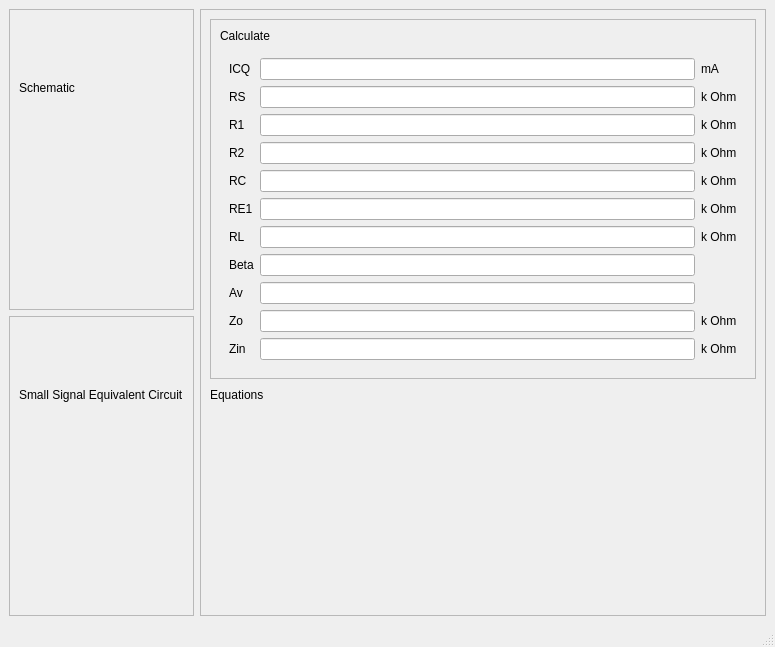
<?xml version="1.0" encoding="UTF-8"?>
<ui version="4.0">
 <class>CommonEmitter</class>
 <widget class="QMainWindow" name="CommonEmitter">
  <property name="geometry">
   <rect>
    <x>0</x>
    <y>0</y>
    <width>775</width>
    <height>647</height>
   </rect>
  </property>
  <property name="windowTitle">
   <string>Common Emitter Feedback Amplifier</string>
  </property>
  <widget class="QWidget" name="centralwidget">
   <layout class="QGridLayout" name="gridLayout">
    <item row="0" column="0">
     <layout class="QVBoxLayout" name="verticalLayout_2">
      <item>
       <widget class="QFrame" name="frame_4">
        <property name="sizePolicy">
         <sizepolicy hsizetype="Minimum" vsizetype="Minimum">
          <horstretch>0</horstretch>
          <verstretch>0</verstretch>
         </sizepolicy>
        </property>
        <property name="frameShape">
         <enum>QFrame::StyledPanel</enum>
        </property>
        <property name="frameShadow">
         <enum>QFrame::Raised</enum>
        </property>
        <layout class="QVBoxLayout" name="verticalLayout_9">
         <item>
          <layout class="QVBoxLayout" name="verticalLayout_10">
           <item>
            <widget class="QLabel" name="label_7">
             <property name="text">
              <string>Schematic</string>
             </property>
            </widget>
           </item>
           <item>
            <widget class="QLabel" name="label_8">
             <property name="text">
              <string/>
             </property>
             <property name="pixmap">
              <pixmap>Schematic.png</pixmap>
             </property>
             <property name="alignment">
              <set>Qt::AlignCenter</set>
             </property>
            </widget>
           </item>
          </layout>
         </item>
        </layout>
       </widget>
      </item>
      <item>
       <widget class="QFrame" name="frame_5">
        <property name="frameShape">
         <enum>QFrame::StyledPanel</enum>
        </property>
        <property name="frameShadow">
         <enum>QFrame::Raised</enum>
        </property>
        <layout class="QVBoxLayout" name="verticalLayout_11">
         <item>
          <layout class="QVBoxLayout" name="verticalLayout_12">
           <item>
            <widget class="QLabel" name="label_9">
             <property name="text">
              <string>Small Signal Equivalent Circuit</string>
             </property>
            </widget>
           </item>
           <item>
            <widget class="QLabel" name="label_10">
             <property name="text">
              <string/>
             </property>
             <property name="pixmap">
              <pixmap>SmallSignal.png</pixmap>
             </property>
             <property name="alignment">
              <set>Qt::AlignCenter</set>
             </property>
            </widget>
           </item>
          </layout>
         </item>
        </layout>
       </widget>
      </item>
     </layout>
    </item>
    <item row="0" column="1">
     <layout class="QVBoxLayout" name="verticalLayout_16">
      <item>
       <widget class="QFrame" name="frame_6">
        <property name="frameShape">
         <enum>QFrame::StyledPanel</enum>
        </property>
        <property name="frameShadow">
         <enum>QFrame::Raised</enum>
        </property>
        <layout class="QVBoxLayout" name="verticalLayout_13">
         <item>
          <layout class="QVBoxLayout" name="verticalLayout_14">
           <item>
            <widget class="QFrame" name="frame_7">
             <property name="frameShape">
              <enum>QFrame::StyledPanel</enum>
             </property>
             <property name="frameShadow">
              <enum>QFrame::Raised</enum>
             </property>
             <layout class="QHBoxLayout" name="horizontalLayout">
              <item>
               <layout class="QVBoxLayout" name="verticalLayout_17">
                <item>
                 <widget class="QLabel" name="label_13">
                  <property name="text">
                   <string>Calculate</string>
                  </property>
                 </widget>
                </item>
                <item>
                 <widget class="QFrame" name="frame">
                  <layout class="QGridLayout" name="gridLayout_2">
                   <item row="3" column="0">
                    <widget class="QLabel" name="label_24">
                     <property name="text">
                      <string>R2</string>
                     </property>
                    </widget>
                   </item>
                   <item row="1" column="0">
                    <widget class="QLabel" name="label_14">
                     <property name="text">
                      <string>RS</string>
                     </property>
                    </widget>
                   </item>
                   <item row="1" column="1">
                    <widget class="QLineEdit" name="RS_Edit">
                     <property name="placeholderText">
                      <string/>
                     </property>
                    </widget>
                   </item>
                   <item row="2" column="0">
                    <widget class="QLabel" name="label_16">
                     <property name="text">
                      <string>R1</string>
                     </property>
                    </widget>
                   </item>
                   <item row="6" column="1">
                    <widget class="QLineEdit" name="RL_Edit">
                     <property name="placeholderText">
                      <string/>
                     </property>
                    </widget>
                   </item>
                   <item row="0" column="0">
                    <widget class="QLabel" name="label_15">
                     <property name="text">
                      <string>ICQ</string>
                     </property>
                    </widget>
                   </item>
                   <item row="0" column="1">
                    <widget class="QLineEdit" name="ICQ_Edit">
                     <property name="placeholderText">
                      <string/>
                     </property>
                    </widget>
                   </item>
                   <item row="2" column="1">
                    <widget class="QLineEdit" name="R1_Edit">
                     <property name="placeholderText">
                      <string/>
                     </property>
                    </widget>
                   </item>
                   <item row="9" column="0">
                    <widget class="QLabel" name="label_21">
                     <property name="text">
                      <string>Zo</string>
                     </property>
                    </widget>
                   </item>
                   <item row="4" column="0">
                    <widget class="QLabel" name="label_17">
                     <property name="text">
                      <string>RC</string>
                     </property>
                    </widget>
                   </item>
                   <item row="4" column="1">
                    <widget class="QLineEdit" name="RC_Edit">
                     <property name="placeholderText">
                      <string/>
                     </property>
                    </widget>
                   </item>
                   <item row="6" column="0">
                    <widget class="QLabel" name="label_18">
                     <property name="text">
                      <string>RL</string>
                     </property>
                    </widget>
                   </item>
                   <item row="7" column="0">
                    <widget class="QLabel" name="label_19">
                     <property name="text">
                      <string>Beta</string>
                     </property>
                    </widget>
                   </item>
                   <item row="7" column="1">
                    <widget class="QLineEdit" name="Beta_Edit">
                     <property name="placeholderText">
                      <string/>
                     </property>
                    </widget>
                   </item>
                   <item row="8" column="0">
                    <widget class="QLabel" name="label_20">
                     <property name="text">
                      <string>Av</string>
                     </property>
                    </widget>
                   </item>
                   <item row="8" column="1">
                    <widget class="QLineEdit" name="Av_Edit">
                     <property name="enabled">
                      <bool>true</bool>
                     </property>
                     <property name="readOnly">
                      <bool>true</bool>
                     </property>
                    </widget>
                   </item>
                   <item row="9" column="1">
                    <widget class="QLineEdit" name="Zo_Edit">
                     <property name="enabled">
                      <bool>true</bool>
                     </property>
                     <property name="readOnly">
                      <bool>true</bool>
                     </property>
                    </widget>
                   </item>
                   <item row="10" column="0">
                    <widget class="QLabel" name="label_22">
                     <property name="text">
                      <string>Zin</string>
                     </property>
                    </widget>
                   </item>
                   <item row="10" column="1">
                    <widget class="QLineEdit" name="Zin_Edit">
                     <property name="enabled">
                      <bool>true</bool>
                     </property>
                     <property name="readOnly">
                      <bool>true</bool>
                     </property>
                    </widget>
                   </item>
                   <item row="0" column="2">
                    <widget class="QLabel" name="label">
                     <property name="text">
                      <string>mA</string>
                     </property>
                    </widget>
                   </item>
                   <item row="1" column="2">
                    <widget class="QLabel" name="label_2">
                     <property name="text">
                      <string>k Ohm</string>
                     </property>
                    </widget>
                   </item>
                   <item row="2" column="2">
                    <widget class="QLabel" name="label_3">
                     <property name="text">
                      <string>k Ohm</string>
                     </property>
                    </widget>
                   </item>
                   <item row="4" column="2">
                    <widget class="QLabel" name="label_4">
                     <property name="text">
                      <string>k Ohm</string>
                     </property>
                    </widget>
                   </item>
                   <item row="6" column="2">
                    <widget class="QLabel" name="label_5">
                     <property name="text">
                      <string>k Ohm</string>
                     </property>
                    </widget>
                   </item>
                   <item row="9" column="2">
                    <widget class="QLabel" name="label_6">
                     <property name="text">
                      <string>k Ohm</string>
                     </property>
                    </widget>
                   </item>
                   <item row="10" column="2">
                    <widget class="QLabel" name="label_23">
                     <property name="text">
                      <string>k Ohm</string>
                     </property>
                    </widget>
                   </item>
                   <item row="3" column="1">
                    <widget class="QLineEdit" name="R2_Edit"/>
                   </item>
                   <item row="5" column="0">
                    <widget class="QLabel" name="label_25">
                     <property name="text">
                      <string>RE1</string>
                     </property>
                    </widget>
                   </item>
                   <item row="5" column="1">
                    <widget class="QLineEdit" name="RE1_Edit"/>
                   </item>
                   <item row="3" column="2">
                    <widget class="QLabel" name="label_26">
                     <property name="text">
                      <string>k Ohm</string>
                     </property>
                    </widget>
                   </item>
                   <item row="5" column="2">
                    <widget class="QLabel" name="label_27">
                     <property name="text">
                      <string>k Ohm</string>
                     </property>
                    </widget>
                   </item>
                  </layout>
                 </widget>
                </item>
               </layout>
              </item>
             </layout>
            </widget>
           </item>
           <item>
            <widget class="QLabel" name="label_11">
             <property name="sizePolicy">
              <sizepolicy hsizetype="Minimum" vsizetype="Minimum">
               <horstretch>0</horstretch>
               <verstretch>0</verstretch>
              </sizepolicy>
             </property>
             <property name="maximumSize">
              <size>
               <width>16777215</width>
               <height>20</height>
              </size>
             </property>
             <property name="text">
              <string>Equations</string>
             </property>
            </widget>
           </item>
           <item>
            <widget class="QLabel" name="label_12">
             <property name="text">
              <string/>
             </property>
             <property name="pixmap">
              <pixmap>Equations.png</pixmap>
             </property>
             <property name="alignment">
              <set>Qt::AlignHCenter|Qt::AlignTop</set>
             </property>
            </widget>
           </item>
          </layout>
         </item>
        </layout>
       </widget>
      </item>
     </layout>
    </item>
   </layout>
  </widget>
  <widget class="QStatusBar" name="statusbar"/>
 </widget>
 <tabstops>
  <tabstop>ICQ_Edit</tabstop>
  <tabstop>RS_Edit</tabstop>
  <tabstop>R1_Edit</tabstop>
  <tabstop>R2_Edit</tabstop>
  <tabstop>RC_Edit</tabstop>
  <tabstop>RE1_Edit</tabstop>
  <tabstop>RL_Edit</tabstop>
  <tabstop>Beta_Edit</tabstop>
  <tabstop>Av_Edit</tabstop>
  <tabstop>Zo_Edit</tabstop>
  <tabstop>Zin_Edit</tabstop>
 </tabstops>
 <resources/>
 <connections>
  <connection>
   <sender>ICQ_Edit</sender>
   <signal>editingFinished()</signal>
   <receiver>CommonEmitter</receiver>
   <slot>recalculate()</slot>
   <hints>
    <hint type="sourcelabel">
     <x>604</x>
     <y>82</y>
    </hint>
    <hint type="destinationlabel">
     <x>387</x>
     <y>323</y>
    </hint>
   </hints>
  </connection>
  <connection>
   <sender>R1_Edit</sender>
   <signal>editingFinished()</signal>
   <receiver>CommonEmitter</receiver>
   <slot>recalculate()</slot>
   <hints>
    <hint type="sourcelabel">
     <x>604</x>
     <y>158</y>
    </hint>
    <hint type="destinationlabel">
     <x>387</x>
     <y>323</y>
    </hint>
   </hints>
  </connection>
  <connection>
   <sender>RS_Edit</sender>
   <signal>editingFinished()</signal>
   <receiver>CommonEmitter</receiver>
   <slot>recalculate()</slot>
   <hints>
    <hint type="sourcelabel">
     <x>604</x>
     <y>120</y>
    </hint>
    <hint type="destinationlabel">
     <x>387</x>
     <y>323</y>
    </hint>
   </hints>
  </connection>
  <connection>
   <sender>RL_Edit</sender>
   <signal>editingFinished()</signal>
   <receiver>CommonEmitter</receiver>
   <slot>recalculate()</slot>
   <hints>
    <hint type="sourcelabel">
     <x>604</x>
     <y>234</y>
    </hint>
    <hint type="destinationlabel">
     <x>387</x>
     <y>323</y>
    </hint>
   </hints>
  </connection>
  <connection>
   <sender>RC_Edit</sender>
   <signal>editingFinished()</signal>
   <receiver>CommonEmitter</receiver>
   <slot>recalculate()</slot>
   <hints>
    <hint type="sourcelabel">
     <x>604</x>
     <y>196</y>
    </hint>
    <hint type="destinationlabel">
     <x>387</x>
     <y>323</y>
    </hint>
   </hints>
  </connection>
  <connection>
   <sender>Beta_Edit</sender>
   <signal>editingFinished()</signal>
   <receiver>CommonEmitter</receiver>
   <slot>recalculate()</slot>
   <hints>
    <hint type="sourcelabel">
     <x>604</x>
     <y>272</y>
    </hint>
    <hint type="destinationlabel">
     <x>387</x>
     <y>323</y>
    </hint>
   </hints>
  </connection>
  <connection>
   <sender>R2_Edit</sender>
   <signal>editingFinished()</signal>
   <receiver>CommonEmitter</receiver>
   <slot>recalculate()</slot>
   <hints>
    <hint type="sourcelabel">
     <x>606</x>
     <y>190</y>
    </hint>
    <hint type="destinationlabel">
     <x>387</x>
     <y>323</y>
    </hint>
   </hints>
  </connection>
  <connection>
   <sender>RE1_Edit</sender>
   <signal>editingFinished()</signal>
   <receiver>CommonEmitter</receiver>
   <slot>recalculate()</slot>
   <hints>
    <hint type="sourcelabel">
     <x>606</x>
     <y>244</y>
    </hint>
    <hint type="destinationlabel">
     <x>387</x>
     <y>323</y>
    </hint>
   </hints>
  </connection>
 </connections>
 <slots>
  <slot>recalculate()</slot>
 </slots>
</ui>
